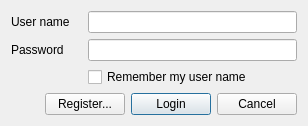
<?xml version="1.0" encoding="UTF-8"?>
<ui version="4.0">
 <class>LoginDialog</class>
 <widget class="QDialog" name="LoginDialog">
  <property name="geometry">
   <rect>
    <x>0</x>
    <y>0</y>
    <width>308</width>
    <height>119</height>
   </rect>
  </property>
  <property name="windowTitle">
   <string>Wargames Login</string>
  </property>
  <layout class="QGridLayout" name="gridLayout">
   <item row="4" column="3">
    <widget class="QPushButton" name="pbLogin">
     <property name="text">
      <string>Login</string>
     </property>
     <property name="default">
      <bool>true</bool>
     </property>
    </widget>
   </item>
   <item row="4" column="1" colspan="2">
    <widget class="QPushButton" name="pbRegister">
     <property name="text">
      <string>Register...</string>
     </property>
    </widget>
   </item>
   <item row="4" column="4">
    <widget class="QPushButton" name="pbCancel">
     <property name="text">
      <string>Cancel</string>
     </property>
    </widget>
   </item>
   <item row="0" column="2" colspan="3">
    <widget class="QLineEdit" name="txtUsername"/>
   </item>
   <item row="1" column="2" colspan="3">
    <widget class="QLineEdit" name="txtPassword">
     <property name="echoMode">
      <enum>QLineEdit::Password</enum>
     </property>
    </widget>
   </item>
   <item row="0" column="0" colspan="2">
    <widget class="QLabel" name="lblUsername">
     <property name="text">
      <string>User name</string>
     </property>
    </widget>
   </item>
   <item row="1" column="0" colspan="2">
    <widget class="QLabel" name="lblPassword">
     <property name="text">
      <string>Password</string>
     </property>
    </widget>
   </item>
   <item row="4" column="0">
    <spacer name="hspButtons">
     <property name="orientation">
      <enum>Qt::Horizontal</enum>
     </property>
     <property name="sizeHint" stdset="0">
      <size>
       <width>44</width>
       <height>20</height>
      </size>
     </property>
    </spacer>
   </item>
   <item row="2" column="2" colspan="3">
    <widget class="QCheckBox" name="chkLastUser">
     <property name="text">
      <string>Remember my user name</string>
     </property>
    </widget>
   </item>
   <item row="2" column="0" colspan="2">
    <spacer name="hspLastUser">
     <property name="orientation">
      <enum>Qt::Horizontal</enum>
     </property>
     <property name="sizeHint" stdset="0">
      <size>
       <width>40</width>
       <height>20</height>
      </size>
     </property>
    </spacer>
   </item>
  </layout>
 </widget>
 <tabstops>
  <tabstop>txtPassword</tabstop>
  <tabstop>chkLastUser</tabstop>
  <tabstop>pbRegister</tabstop>
  <tabstop>pbLogin</tabstop>
  <tabstop>pbCancel</tabstop>
  <tabstop>txtUsername</tabstop>
 </tabstops>
 <resources/>
 <connections/>
</ui>
